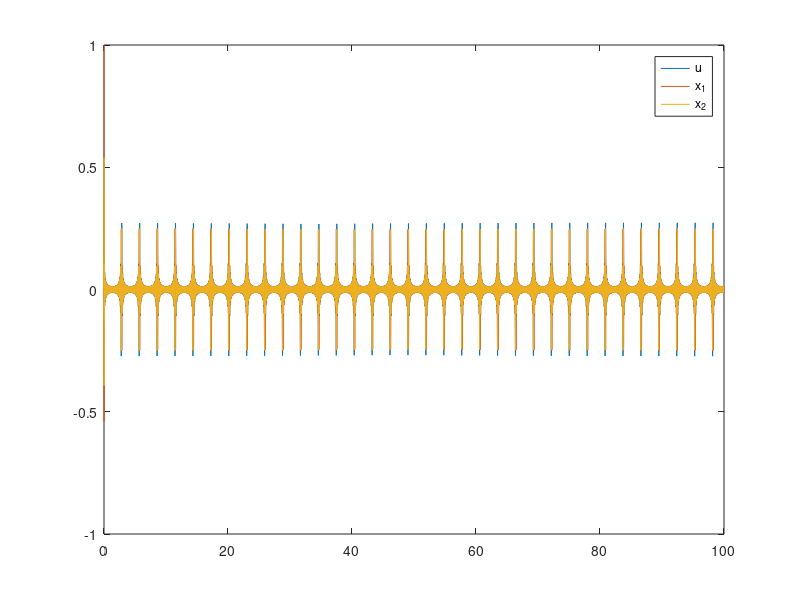

MATLAB code to generate this figure: (Note: this script raises an error after producing the figure.)
clear all; clc; close all
addpath('Offline data generator')

load('offlinedata.mat')

%Offline data plot
plot(t,u_offline)
hold on
plot(t,x_offline)
hold off
legend("u","x_1","x_2")

%Continuous system
% A = [0 -1; 0 -0.1];
% B = [0; 1];

% n = size(A,2);
[n, m] = size(B);

K = [-1 0];
K = [5.2857    7.0493]; %1st value
% K = [-1.3289    0.4997];   %2nd value
% K = [-1.2661    0.4884];   %3rd value
% K = [-1.2960    0.5564];   %4th value
% K = [-1.2477    0.5265];   %5th value
% K = [-1.2914    0.5656];   %6th value
% K = [-1.2475    0.5297];   %7th value

K_N = zeros(size(1,n));
M = eye(n);
R = 10*eye(m);

x_init = [1, 0]';
u_init = -K*x_init;

s = 0.5*((n+m)*((n+m)+1));

theta = zeros(s,1);

dtheta = ones(s,1);
phi = 0*u_init;

g = 1;

iter = 0;

theta_record = [];
dtheta_record = [];
phi_record = [];
t_record = [];

%============Start of while loop==========================
count = 0;

while (norm(dtheta) > 1e-3)%(count<100)%
    
    iter = iter + 1;
    count = count + 1;
    
    x_off = x_offline(:,iter);
    u_off = u_offline(:,iter);
    t_off = t(:,iter);

    xdot = x_offline(:,iter+1);
%     udot = -K*xdot + GenerateNoise(t_off);
    phidot = -K*xdot;

    c_xu = cost_func(x_off,u_off, M, R);
    d_xu = cost_func(x_off,u_off, M, R);
    d_xphi = cost_func(x_off,phi, M, R);

    U1 = [x_off; u_off];
    U2 = [x_off; phi];
    Udot = [xdot; phidot];

    Si_U1 = GetKron(U1, n, m);
    Si_U2 = GetKron(U2, n, m);

    %Eq. 23:    Not used in final implementation eq. 22 used intead
    Q = Q_func(d_xu, theta, Si_U1);

    %Eq. 24:

    %Zeta(t):
    zeta(:,iter) = Si_U2 - Si_U1 + diff_Si_func(U2, Udot, n, m);

    %b(t):
    b(:,iter) = c_xu - d_xu + d_xphi + cost_diff_func(x_off, xdot, phi, phidot, M, R);

    %Theta 
    a = g/ (t_off + 1);

    dtheta  = -a * (zeta(:,iter)'*theta + b(:,iter))*zeta(:,iter);

    theta = theta + dtheta;
    
    %Eq. 22:
    Q_phi = GetVec2mat(theta,n , m);
    Qux = Q_phi(end,1:n);
    
    K_N = Qux;
    phi = -inv(R)*Qux*x_off;
    
    %Store theta and phi
    theta_record = [theta_record theta];
    dtheta_record = [dtheta_record dtheta];
    phi_record = [phi_record phi];
    t_record = [t_record t_off];
end
%============End of while loop============================
disp("Feedback gain is: ")
disp(K_N)
check_val(A, B, x_init, u_init, iter, K_N, n, m, t_record)

%Plots
figure()
% plot([1:iter-1],phi_record)
plot(t_record,phi_record)
xlabel("time")
title("Phi record")

figure()
plot(t_record,theta_record)
xlabel("time")
% plot([1:iter-1],theta_record)
title("\theta record")

figure()
plot(t_record,dtheta_record)
xlabel("time")
% plot([1:iter-1],dtheta_record)
title('$\displaystyle\frac{d\theta}{dt}$ record','interpreter','latex')